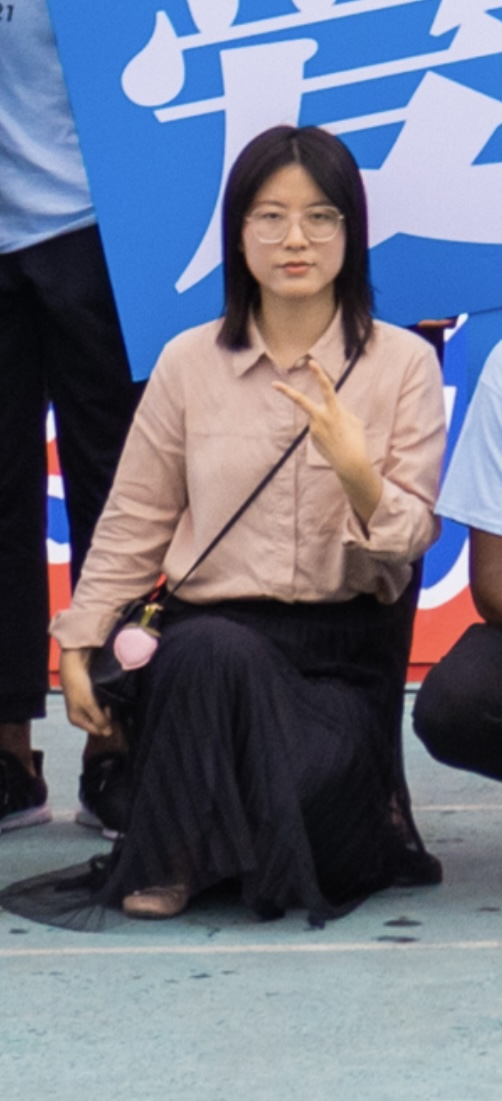
#> input picture Study Stuffs/Python 10 Real-World Programs/Computer Vision/Pic/Joyce.jpg, 502 x 1101 px, found by its file name
$ jupyter execute face_detection.ipynb
#> lines starting #> are read from the running program, lines starting #| are printed output that depends on the picture; after the words box and inside, x2 and y2 are one past the last pixel; in counts of white or black regions, pixels touching at a corner belong together
[cell 1]
import cv2

[cell 2]
face_cascade=cv2.CascadeClassifier("haarcascade_frontalface_default.xml")

[cell 3]
img = cv2.imread("/Users/clcx/Documents/GitHub/My-Python-Learning/Python 10 Real-World Programs/Computer Vision/Pic/Joyce.jpg")
#> img is the input picture: shape (1101, 502, 3); mean B, G, R 131.8, 114.1, 109.4

[cell 4]
gray_img = cv2.cvtColor(img,cv2.COLOR_BGR2GRAY)
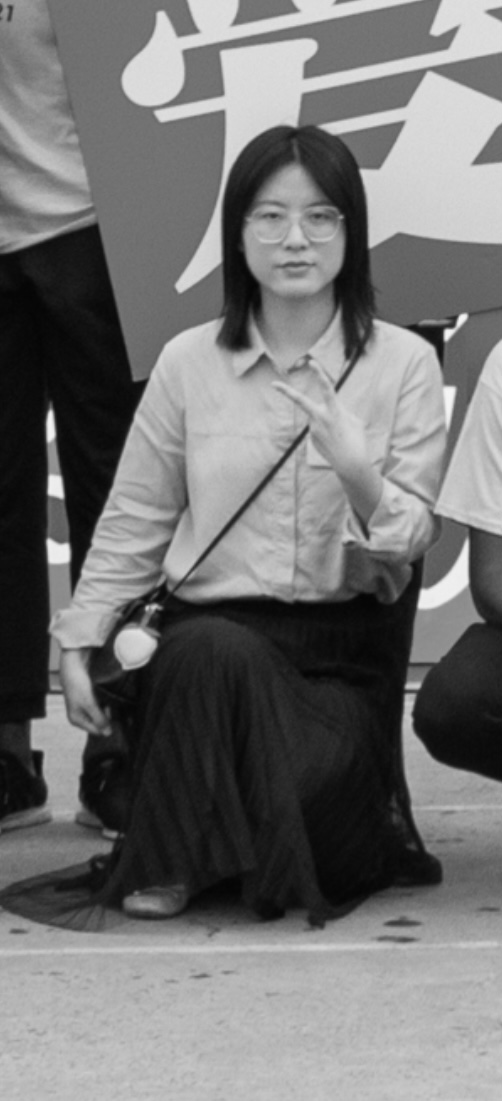
#> gray_img: shape (1101, 502); min 4, max 245, mean 114.7

[cell 5]
faces = face_cascade.detectMultiScale(gray_img,scaleFactor=1.5,minNeighbors=5)
#> faces = [[231, 171, 122, 122]]

for x,y,w,h in faces:
    img = cv2.rectangle(img, (x,y),(x+w,y+h),(0,255,0),3)
#> this loop made 1 pass
#> pass 1, `img = cv2.rectangle(img, (x,y),(x+w,y+h),(0,255,0),3)`:
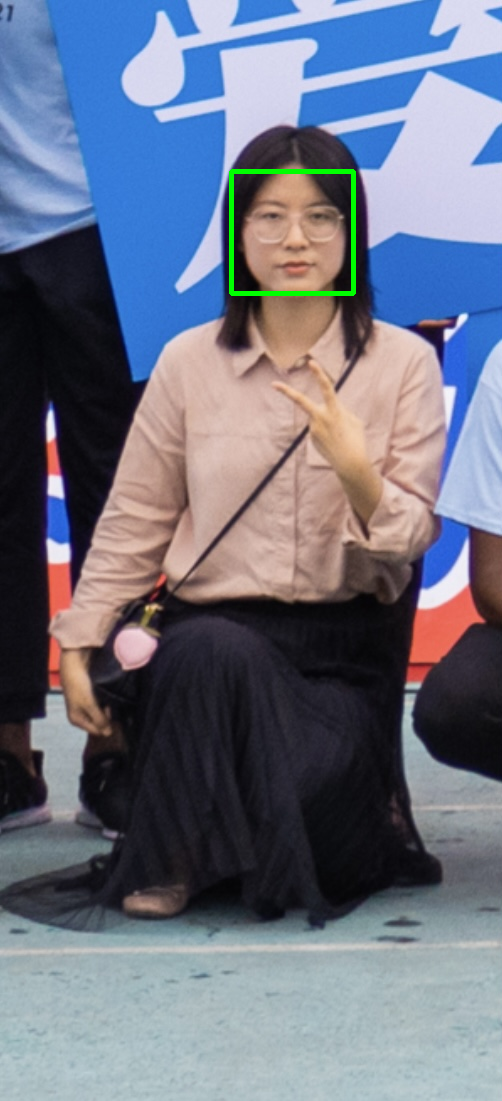
#> img: shape (1101, 502, 3); 0.44% of pixels changed, all inside (x1, y1, x2, y2) = (229, 169, 356, 296)

cv2.imshow("Face Detection",img)
cv2.waitKey(0)
cv2.destroyAllWindows()

$ run again, with Study Stuffs/Python 10 Real-World Programs/Computer Vision/Pic/Lighthouse.jpg copied over Study Stuffs/Python 10 Real-World Programs/Computer Vision/Pic/Joyce.jpg
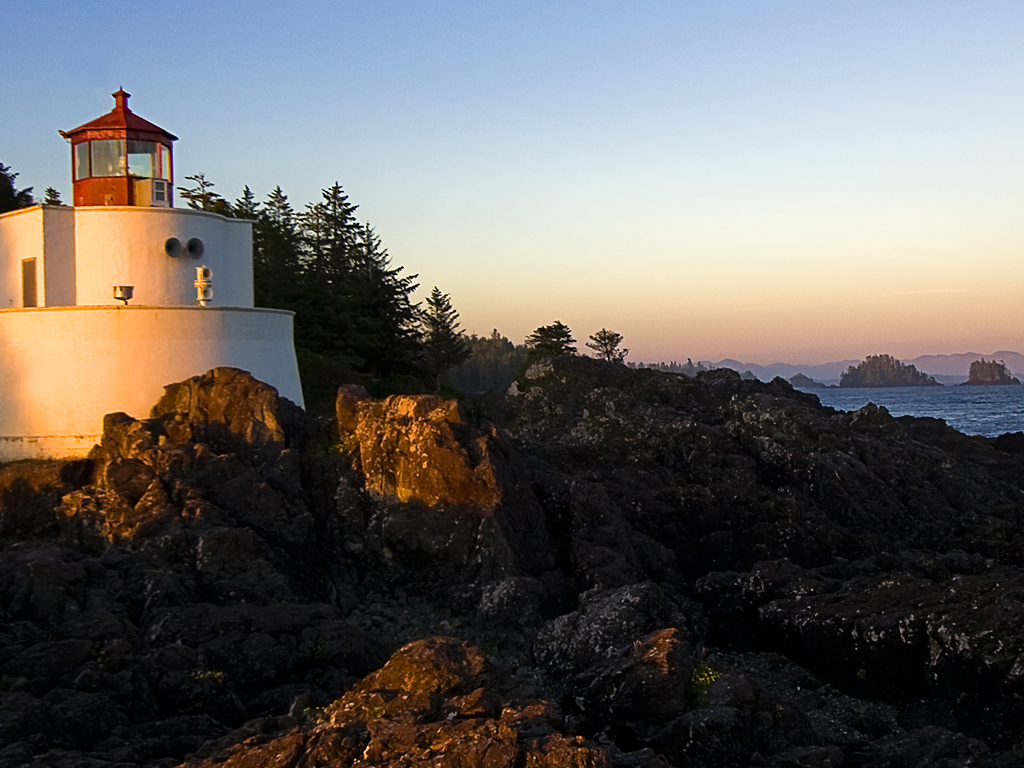
#> input picture Study Stuffs/Python 10 Real-World Programs/Computer Vision/Pic/Lighthouse.jpg, 1024 x 768 px, found by its file name
#> img is the input picture: shape (768, 1024, 3); mean B, G, R 98.4, 100.9, 104.2
#> `gray_img = cv2.cvtColor(img,cv2.COLOR_BGR2GRAY)`:
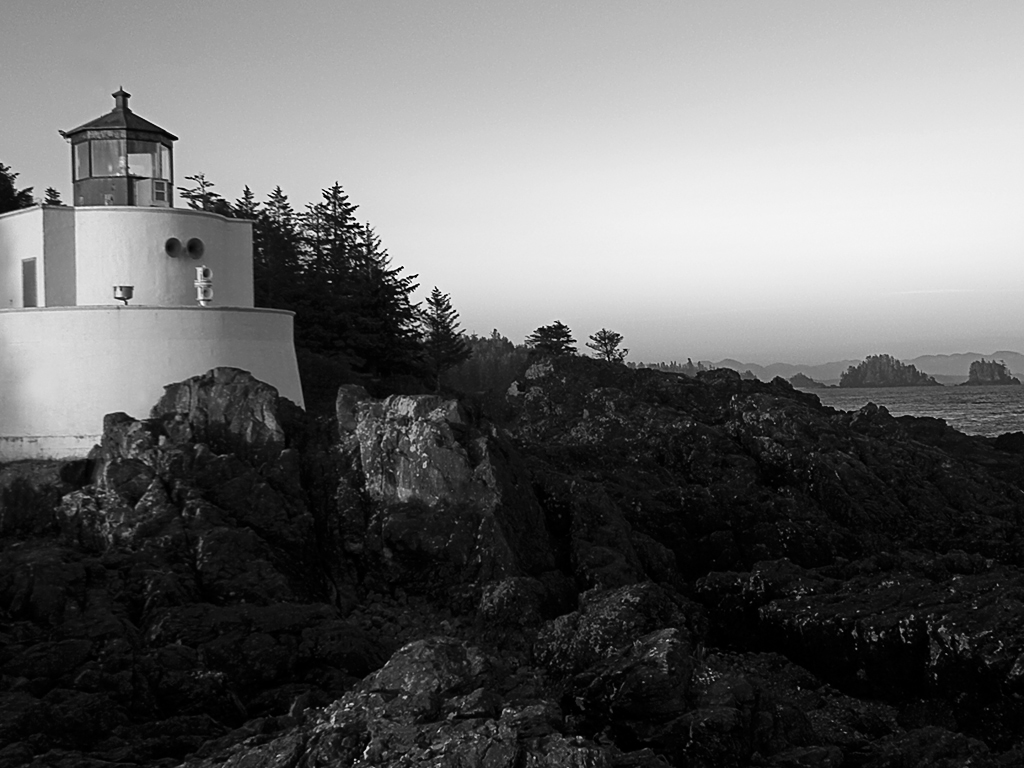
#> gray_img: shape (768, 1024); min 0, max 255, mean 101.6
#> faces = ()
